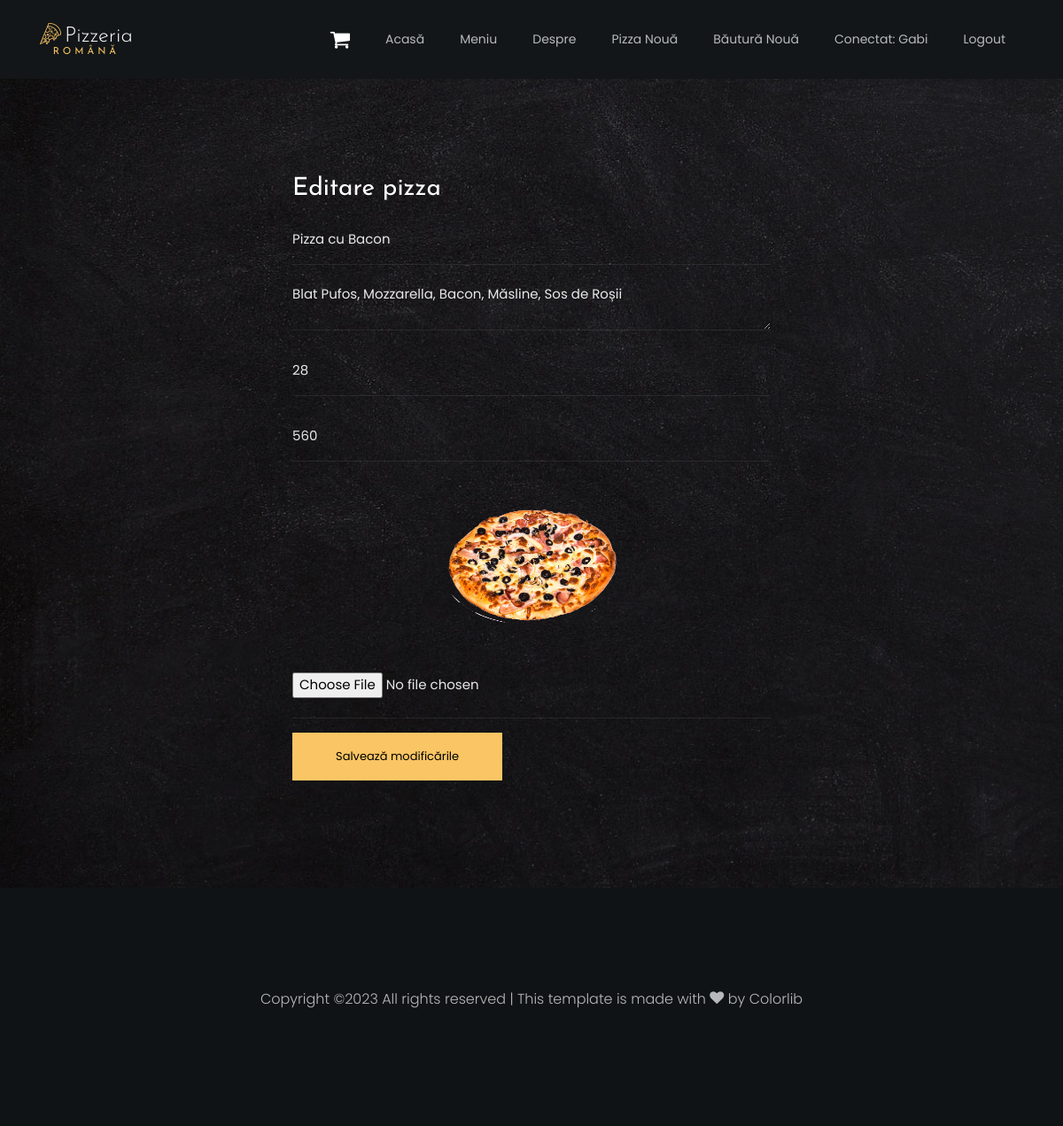
The app's page /edit.php?pizza=2 (signed in) with its own data.
### tables this page shows
CREATE TABLE `user` (
  `id` int NOT NULL,
  `lastname` varchar(50) NOT NULL,
  `firstname` varchar(50) NOT NULL,
  `email` varchar(50) NOT NULL,
  `phone` varchar(20) NOT NULL,
  `password` varchar(200) NOT NULL,
  `admin` tinyint(1) NOT NULL
);

CREATE TABLE `pizza` (
  `id` int NOT NULL,
  `name` varchar(50) NOT NULL,
  `ingredients` text NOT NULL,
  `price` float NOT NULL,
  `weight` float NOT NULL,
  `image` varchar(255) NOT NULL
);

### logger.php (called while the page is built, shortened)
<?php
require_once "database.php";
$db = new DataBase();
class Logger
{
    public static function GetUser()
    {
        if (isset($_SESSION['user-lastname']))
        {
            $user = array(
                'id' => $_SESSION['user-id'],
                'lastname' => $_SESSION['user-lastname'],
                'firstname' => $_SESSION['user-firstname'],
                'email' => $_SESSION['user-email'],
                'phone' => $_SESSION['user-phone'],
            );
            return $user;
        }
        return NULL;
    }
    public static function IsLogged()
    {
        return Logger::GetUser() != NULL;
    }
    public static function IsAdmin()
    {
        global $db;
        $user = Logger::GetUser();
        $db_user = $db->Get('user', 'email', $user['email']);
        if ($db_user != NULL && $db_user['admin'] == 1)
            return true;
        return false;
    }
}
?>

### database.php (called while the page is built, shortened)
<?php
class DataBase
{
    private $connection = NULL;
    public function __construct()
    {
        $this->connection = mysqli_connect('localhost', 'gabi', '2002', 'pizzeria')
        or die("Failed to connect: ".mysqli_error($this->connection));
    }
    public function Get($table, $column = NULL, $value = NULL, $sort = NULL, $sort_column = NULL)
    {
        if ($column == NULL || $value == NULL)
            $sql_command = "SELECT * FROM $table";
        else
            $sql_command = "SELECT * FROM $table WHERE $column = '$value'";
        $result = mysqli_query($this->connection, $sql_command) or die(mysqli_error($this->connection));
        if ($result->num_rows == 1)
            return mysqli_fetch_assoc($result);
        $arr = array();
        return $arr;
    }
}
?>

### edit.php (the view, shortened to what this page needs)
<?php
include "layout/head.php";
?>
<body>
<?php
include "layout/navbar.php";
?>
<section class="ftco-section contact-section">
    <div class="container">
        <div class="row block-9">
            <div class="col-md-3"></div>
                <div class="col-md-6 ftco-animate">
                    <?php
                    if (isset($_GET['pizza']))
                    {
                        $pizza = $db->Get("pizza", "id", $_GET['pizza']);
                    ?>
                    <h3>Editare pizza</h3>
                    <form method="POST" action="#" class="contact-form" enctype="multipart/form-data">
                        <div class="form-group">
                            <input name="name" type="text" class="form-control" placeholder="Nume*" value="<?php echo $pizza['name']; ?>" required>
                        </div>
                        <div class="form-group">
                            <textarea name="ingredients" type="text" class="form-control" placeholder="Ingrediente*" required><?php echo $pizza['ingredients']; ?></textarea>
                        </div>
                        <div class="form-group">
                            <input name="price" type="number" step="0.5" class="form-control" placeholder="Preț*" value="<?php echo $pizza['price']; ?>" required>
                        </div>
                        <div class="form-group">
                            <input name="weight" type="number" step="0.5" class="form-control" placeholder="Gramaj*" value="<?php echo $pizza['weight']; ?>" required>
                        </div>
                        <div class="form-group text-center">
                            <img src="<?php echo $pizza['image']; ?>" alt="Încărcarea imaginii a eșuat" class="rounded mx-auto d-block" style="max-height:200px; max-width: 50%;">
                        </div>
                        <div class="form-group">
                            <input name="image" type="file" class="form-control" value="Imagine*">
                        </div>
                        <div class="form-group">
                            <input name="save-pizza" type="submit" value="Salvează modificările" class="btn btn-primary py-3 px-5">
                        </div>
                    </form>
                    <?php
                    }
                    ?>
                </div>
            </div>
        </div>
</section>
<?php
include "layout/end.php";
?>
</body>

### layout/navbar.php (shortened to what this page needs)
<?php
include "logger.php";
?>
<nav class="navbar navbar-expand-lg navbar-dark ftco_navbar bg-dark ftco-navbar-light" id="ftco-navbar">
	<div class="container">
	    <a class="navbar-brand" href="index.php"><span class="flaticon-pizza-1 mr-1"></span>Pizzeria<br><small>Română</small></a>
	    <div class="collapse navbar-collapse" id="ftco-nav">
	        <ul class="navbar-nav ml-auto">
				<li class="nav-item"><a href="cart.php" class="nav-link"><i class="fa fa-shopping-cart" style="font-size:24px;color:white"></i></a></li>
	            <li class="nav-item"><a href="index.php" class="nav-link">Acasă</a></li>
	            <li class="nav-item"><a href="menu.php" class="nav-link">Meniu</a></li>
	            <li class="nav-item"><a href="about.php" class="nav-link">Despre</a></li>
	            <?php
				if (!Logger::IsLogged())
				{
					echo "<li class='nav-item'><a href='login.php' class='nav-link'>Autentificare</a></li>";
				}
				else
				{
					$user = Logger::GetUser();
					if (Logger::IsAdmin())
					{
						echo "<li class='nav-item'><a href='add-pizza.php' class='nav-link'>Pizza Nouă</a></li>";
						echo "<li class='nav-item'><a href='add-drink.php' class='nav-link'>Băutură Nouă</a></li>";
					}
					echo "<li class='nav-item'><a href='' class='nav-link'>Conectat: ".$user['firstname']."</a></li>";
					echo "<li class='nav-item'><a href='logout.php' class='nav-link'>Logout</a></li>";
				}
				?>
	        </ul>
	    </div>
	</div>
</nav>

### records on screen
user: firstname "Gabi"
pizza: name "Pizza cu Bacon", ingredients "Blat Pufos, Mozzarella, Bacon, Măsline, Sos de Roșii", price "28", weight "560", image (picture)
